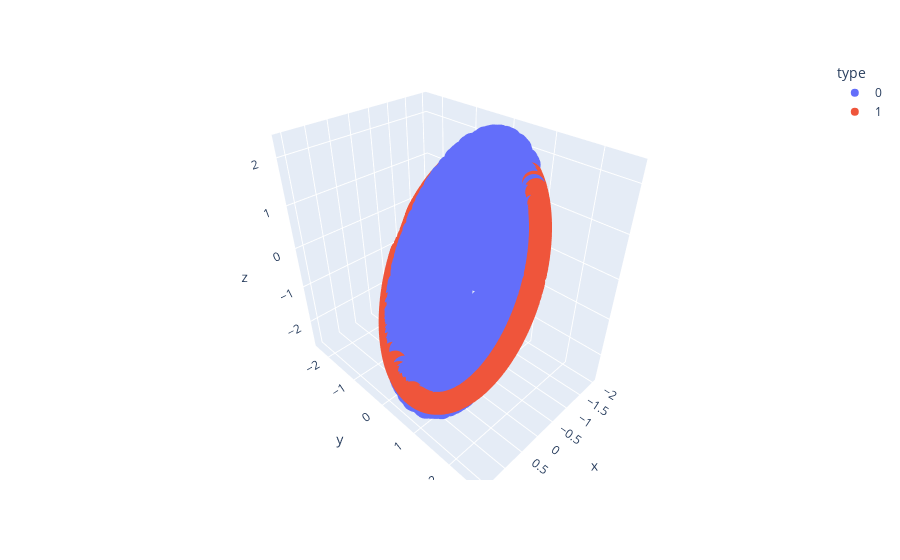

Notebook cell for this chart:
### Code cell
df = pd.DataFrame(np.concatenate(pred_points, axis=0), columns=['x', 'y', 'z'])
df['type'] = ['0']*1000 + ['1']*1000 #+ ['2']*1000 + ['3']*1000
fig = px.scatter_3d(df, x='x', y='y', z='z', color='type')
fig.show()

### Figure 1 — Plotly figure (JSON) as saved in the notebook; plotly's stock layout.template omitted (floating-point values rounded to 4 significant figures; data arrays with more than 128 entries replaced by an {"elided": "..."} marker saying what was removed)
{"data": [{"hovertemplate": "type=0<br>x=%{x}<br>y=%{y}<br>z=%{z}<extra></extra>", "legendgroup": "0", "marker": {"color": "#636efa", "symbol": "circle"}, "mode": "markers", "name": "0", "scene": "scene", "showlegend": true, "type": "scatter3d", "x": {"elided": "1000 float values"}, "y": {"elided": "1000 float values"}, "z": {"elided": "1000 float values"}}, {"hovertemplate": "type=1<br>x=%{x}<br>y=%{y}<br>z=%{z}<extra></extra>", "legendgroup": "1", "marker": {"color": "#EF553B", "symbol": "circle"}, "mode": "markers", "name": "1", "scene": "scene", "showlegend": true, "type": "scatter3d", "x": {"elided": "1000 float values"}, "y": {"elided": "1000 float values"}, "z": {"elided": "1000 float values"}}], "layout": {"legend": {"title": {"text": "type"}, "tracegroupgap": 0}, "margin": {"t": 60}, "scene": {"domain": {"x": [0, 1], "y": [0, 1]}, "xaxis": {"title": {"text": "x"}}, "yaxis": {"title": {"text": "y"}}, "zaxis": {"title": {"text": "z"}}}}}
